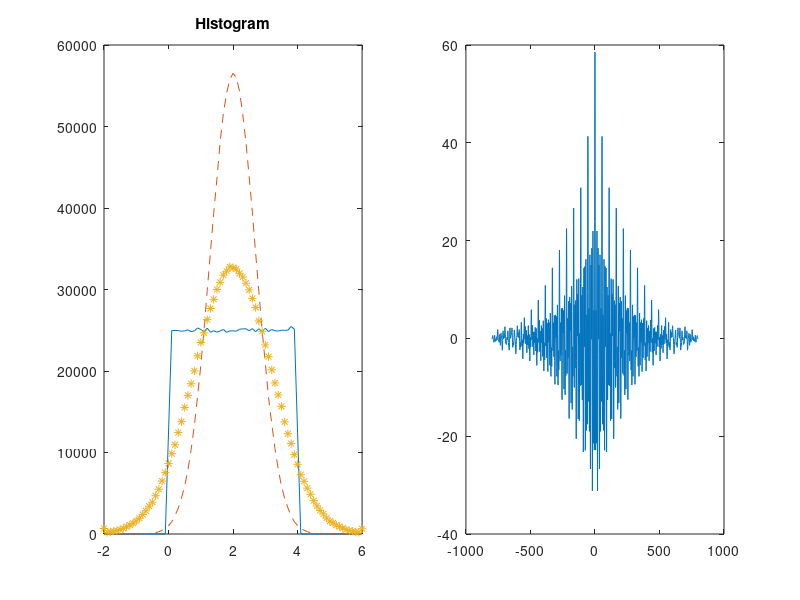
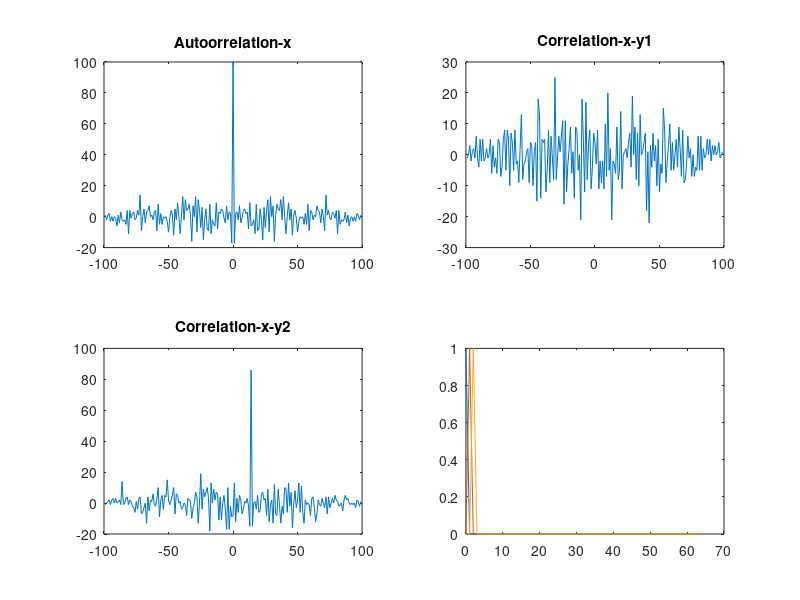
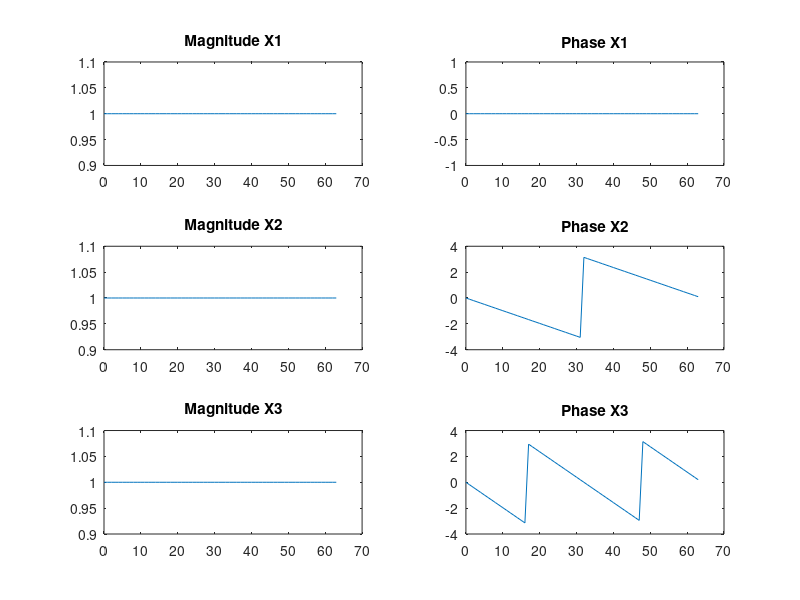
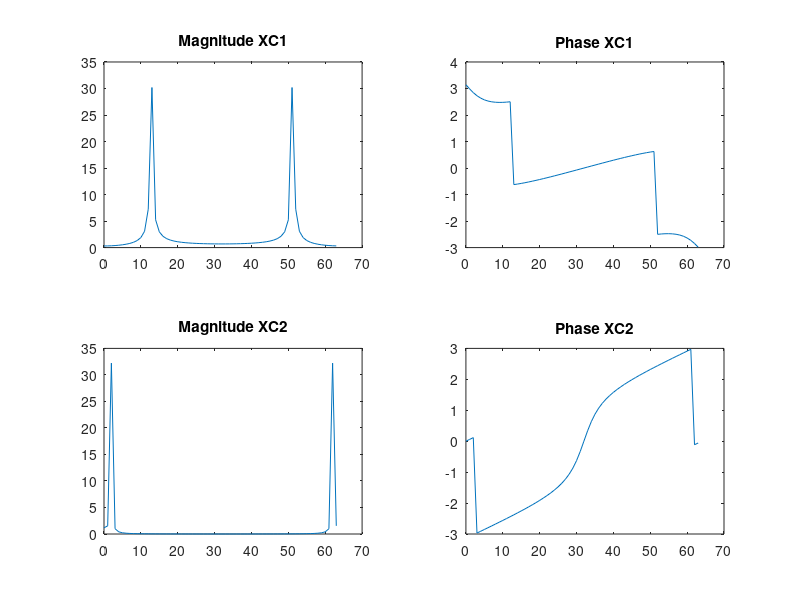

The MATLAB source for these figures, in order: (Note: this script raises an error after producing the figures.)
% Exercise 3
close all;
%% Exercise 3.1
x1 = rand(1,10^6)*4;
x2 = 2+sqrt(0.5)*randn(1,10^6);
x3 = 2+sqrt(1.5)*randn(1,10^6);

mean(x1);
mean(x2);
mean(x3);
var(x2);
var(x3);

bins = -2:0.1:6;
h1 = hist(x1, bins);
h2 = hist(x2, bins);
h3 = hist(x3, bins);

figure

subplot(1,2,1)
plot(bins,h1,bins,h2,'--',bins,h3,'*');
title('Histogram')

p1 = h1/sum(h1);
p2 = h2/sum(h2);
p3 = h3/sum(h3);

c1 = cumsum(p1);
c2 = cumsum(p2);
c3 = cumsum(p3);

subplot(1,2,2)
plot(bins,c1,bins,c2,'--',bins,c3,'*');
title('Cumulative Distribution Function');

close;

%% Exercise 3.2
load('voice1.mat');
fs = 8*10^3;
tt = size(voice1,1)/fs;%Duration of voice1.mat is 100ms
t = 1/fs : 1/fs : tt;
[phi_voice1,lags] = xcorr(voice1);
plot(lags,phi_voice1);%First sidelobes lamda =+-55 -> f = 8000/55 = 145.4545
hold on;

load('sequences.mat','x','y1','y2','y3');
figure;

subplot(2,2,1);
[phi_xx,lags] = xcorr(x);
plot(lags,phi_xx);
title('Autoorrelation-x');

subplot(2,2,2);
[phi_xy1,lags] = xcorr(x,y1);
plot(lags,phi_xy1);
title('Correlation-x-y1');%y1 uncorrelated to x

subplot(2,2,3);
[phi_xy2,lags] = xcorr(x,y2);
plot(lags,phi_xy2);
title('Correlation-x-y2');%y2 correlated to x, shifted 14 and scaled 0,86

subplot(2,2,4);
[phi_xy3,lags] = xcorr(x,y3);
plot(lags,phi_xy3);
title('Correlation-x-y3');%y3 correlated to x, shifted 0 and scaled 2

close;

%% Exercise 3.3

t = (0:64-1);

xi1 = t==0;
xi2 = t==1;
xi3 = t==2;
plot(t,xi1, t, xi2, t, xi3);

X1 = fft(xi1);
X2 = fft(xi2);
X3 = fft(xi3);

figure
subplot(3,2,1)
plot(t,abs(X1));
title('Magnitude X1');
subplot(3,2,2)
plot(t,angle(X1));
title('Phase X1');

subplot(3,2,3)
plot(t,abs(X2));
title('Magnitude X2');
subplot(3,2,4)
plot(t,angle(X2));
title('Phase X2');

subplot(3,2,5)
plot(t,abs(X3));
title('Magnitude X3');
subplot(3,2,6)
plot(t,angle(X3));
title('Phase X3');

close;
N = 5;
xc1 = cos(2*pi*t/N);
xc2 = cos(t/N);
XC1 = fft(xc1);
XC2 = fft(xc2);

figure
subplot(2,2,1)
plot(t,abs(XC1));
title('Magnitude XC1');
subplot(2,2,2)
plot(t,angle(XC1));
title('Phase XC1');

subplot(2,2,3)
plot(t,abs(XC2));
title('Magnitude XC2');
subplot(2,2,4)
plot(t,angle(XC2));
title('Phase XC2');

close;

%% Exercise 3.4
load('distorted.mat', 'x');
l = size(x,1);
fs4 = 8*10^3;
f4 = fs4*(0:l-1)/l;
t4 = 0:1/fs4:l/fs4-1/fs4;
X4 = fft(x);
figure
subplot(1,3,1)
plot(t4, x');
title('Signal x');
subplot(1,3,2)
plot(f4,abs(X4));
title('Magnitude X4');
subplot(1,3,3)
plot(f4,angle(X4));
title('Phase X4');

%f = (960,1000,2000)
%A = (5013,2583,2465)

close;
%% Exercise 3.5
load('voice2.mat');
l = size(voice2,1);
fs = 8000;
t = 0 : 1/fs : l-1/fs;
spectrogram(voice2,blackman(200),100,200,fs,'yaxis');

ap = audioplayer(voice2, fs);
play(ap);